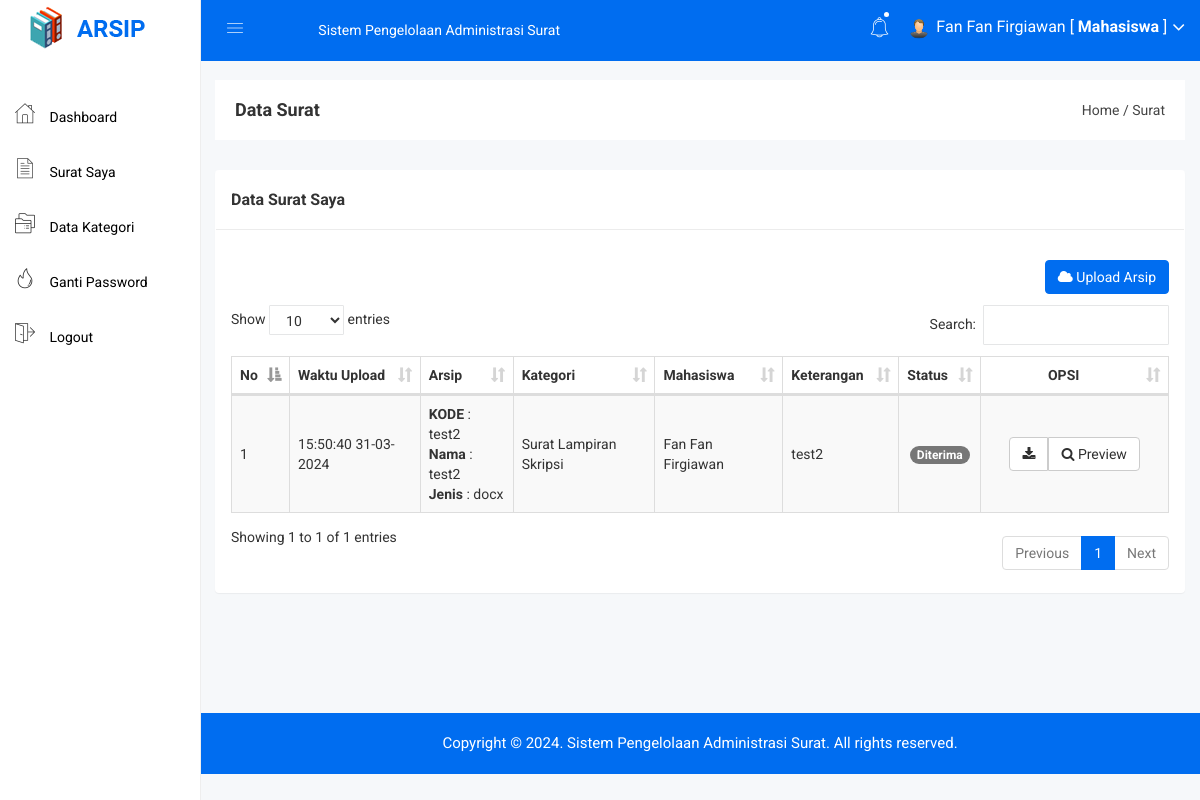
The app's page /mahasiswa/arsip.php (signed in) with its own data.
### tables this page shows
CREATE TABLE `arsip` (
  `arsip_id` int NOT NULL,
  `arsip_waktu_upload` datetime NOT NULL,
  `arsip_petugas` int NOT NULL,
  `arsip_kode` varchar(255) NOT NULL,
  `arsip_nama` varchar(255) NOT NULL,
  `arsip_jenis` varchar(255) NOT NULL,
  `arsip_kategori` int NOT NULL,
  `arsip_keterangan` text NOT NULL,
  `arsip_file` varchar(255) NOT NULL,
  `status` enum('Pending','Diterima','Ditolak') DEFAULT 'Pending'
);

CREATE TABLE `kategori` (
  `kategori_id` int NOT NULL,
  `kategori_nama` varchar(255) NOT NULL,
  `kategori_keterangan` text NOT NULL
);

CREATE TABLE `mahasiswa` (
  `mahasiswa_id` int NOT NULL,
  `mahasiswa_nama` varchar(255) NOT NULL,
  `mahasiswa_nim` varchar(100) NOT NULL,
  `mahasiswa_password` varchar(255) NOT NULL,
  `mahasiswa_foto` varchar(100) DEFAULT NULL
);

### mahasiswa/arsip.php (the view, shortened to what this page needs)
<?php include 'header.php'; ?>
<div class="breadcome-area">
    <div class="container-fluid">
        <div class="row">
            <div class="col-lg-12 col-md-12 col-sm-12 col-xs-12">
                <div class="breadcome-list">
                    <div class="row">
                        <div class="col-lg-6 col-md-6 col-sm-6 col-xs-12">
                            <div class="breadcome-heading">
                                <h4 style="margin-bottom: 0px">Data Surat</h4>
                            </div>
                        </div>
                        <div class="col-lg-6 col-md-6 col-sm-6 col-xs-12">
                            <ul class="breadcome-menu" style="padding-top: 0px">
                                <li><a href="#">Home</a> <span class="bread-slash">/</span></li>
                                <li><span class="bread-blod">Surat</span></li>
                            </ul>
                        </div>
                    </div>
                </div>
            </div>
        </div>
    </div>
</div>
<div class="container-fluid">
    <div class="panel panel">
        <div class="panel-heading">
            <h3 class="panel-title">Data Surat Saya</h3>
        </div>
        <div class="panel-body">
            <div class="pull-right">
                <a href="arsip_tambah.php" class="btn btn-primary"><i class="fa fa-cloud"></i> Upload Arsip</a>
            </div>
            <br>
            <br>
            <br>
            <table id="table" class="table table-bordered table-striped table-hover table-datatable">
                <thead>
                    <tr>
                        <th width="1%">No</th>
                        <th>Waktu Upload</th>
                        <th>Arsip</th>
                        <th>Kategori</th>
                        <th>Mahasiswa</th>
                        <th>Keterangan</th>
                        <th>Status</th>
                        <th class="text-center" width="20%">OPSI</th>
                    </tr>
                </thead>
                <tbody>
                    <?php
                    include '../koneksi.php';
                    $no = 1;
                    $saya = $_SESSION['id'];
                    $arsip = mysqli_query($koneksi,"SELECT * FROM arsip,kategori,mahasiswa WHERE arsip_petugas=mahasiswa_id and arsip_kategori=kategori_id and arsip_petugas='$saya' ORDER BY arsip_id DESC");
                    while($p = mysqli_fetch_array($arsip)){
                        ?>
                        <tr>
                            <td><?php echo $no++; ?></td>
                            <td><?php echo date('H:i:s  d-m-Y',strtotime($p['arsip_waktu_upload'])) ?></td>
                            <td>
                                <b>KODE</b> : <?php echo $p['arsip_kode'] ?><br>
                                <b>Nama</b> : <?php echo $p['arsip_nama'] ?><br>
                                <b>Jenis</b> : <?php echo $p['arsip_jenis'] ?><br>
                            </td>
                            <td><?php echo $p['kategori_nama'] ?></td>
                            <td><?php echo $p['mahasiswa_nama'] ?></td>
                            <td><?php echo $p['arsip_keterangan'] ?></td>
                            <td class="text-center">
                            <span class="badge warning"><?php echo $p['status']?></span>
                            </td>
                            <td class="text-center">
                                <div class="btn-group">
        <a target="_blank" class="btn btn-default" href="../arsip/<?php echo $p['arsip_file']; ?>"><i class="fa fa-download"></i></a>
        <a target="_blank" href="arsip_preview.php?id=<?php echo $p['arsip_id']; ?>" class="btn btn-default"><i class="fa fa-search"></i> Preview</a>
    </div>
                            </td>
                        </tr>
                        <?php
                    }
                    ?>
                </tbody>
            </table>
        </div>
    </div>
</div>
<?php include 'footer.php'; ?>

### assets/css/main.css (style rules this page uses)
html { color: #222; font-size: 1em; line-height: 1.4; }

### assets/css/style.css (style rules this page uses)
table .btn { margin: 0px !important; }
.btn-primary { background: #006df0; color: white !important; border: 1px solid #006df0; }
.panel-heading { padding: 20px 15px; border-bottom: 1px solid #ececec; }
td { vertical-align: middle !important; }

### assets/js/DataTables/datatables.css (style rules this page uses)
table.dataTable { clear: both; margin-top: 6px !important; margin-bottom: 6px !important; max-width: none !important; border-collapse: separate !important; }
table.dataTable td, table.dataTable th { -webkit-box-sizing: content-box; box-sizing: content-box; }
table.dataTable thead > tr > th.sorting_asc, table.dataTable thead > tr > th.sorting_desc, table.dataTable thead > tr > th.sorting, table.dataTable thead > tr > td.sorting_asc, table.dataTable thead > tr > td.sorting_desc, table.dataTable thead > tr > td.sorting { padding-right: 30px; }
table.dataTable thead .sorting, table.dataTable thead .sorting_asc, table.dataTable thead .sorting_desc, table.dataTable thead .sorting_asc_disabled, table.dataTable thead .sorting_desc_disabled { cursor: pointer; position: relative; }
table.dataTable thead .sorting:after, table.dataTable thead .sorting_asc:after, table.dataTable thead .sorting_desc:after, table.dataTable thead .sorting_asc_disabled:after, table.dataTable thead .sorting_desc_disabled:after { position: absolute; bottom: 8px; right: 8px; display: block; font-family: 'Glyphicons Halflings'; opacity: 0.5; }
table.dataTable thead .sorting:after { opacity: 0.2; content: "\e150"; }
table.dataTable thead .sorting_asc:after { content: "\e155"; }
table.table-bordered.dataTable th, table.table-bordered.dataTable td { border-left-width: 0; }
table.table-bordered.dataTable th:last-child, table.table-bordered.dataTable th:last-child, table.table-bordered.dataTable td:last-child, table.table-bordered.dataTable td:last-child { border-right-width: 0; }
table.table-bordered.dataTable tbody th, table.table-bordered.dataTable tbody td { border-bottom-width: 0; }

### records on screen
arsip: arsip_waktu_upload "15:50:40 31-03-2024", arsip_kode "test2", arsip_nama "test2", arsip_jenis "docx", kategori.kategori_nama "Surat Lampiran Skripsi", mahasiswa.mahasiswa_nama "Fan Fan Firgiawan", arsip_keterangan "test2", status "Diterima"

### other values on screen
$_SESSION['nama'] "Fan Fan Firgiawan"
